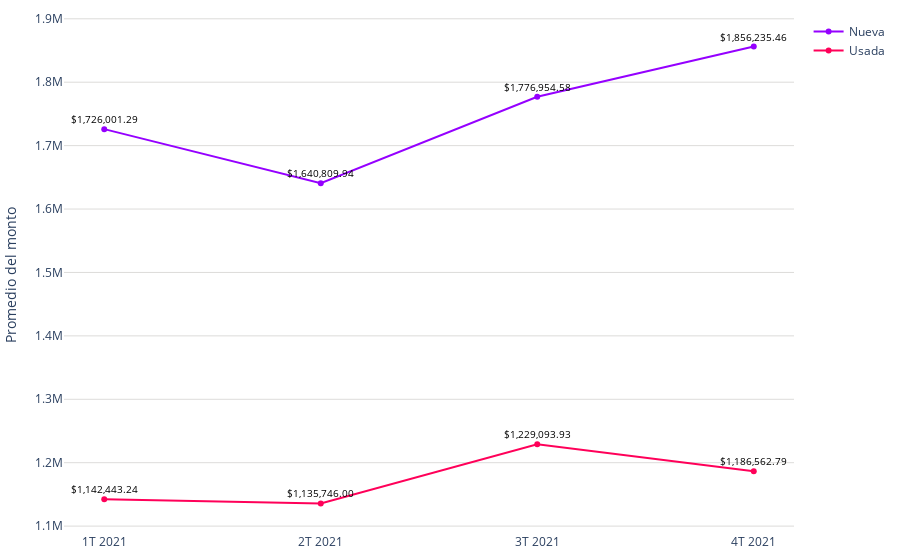

Source (notebook cell):
### Code cell
# Datos
trimestres = promedio_monto_por_modalidad_mes['trimestre']
modalidades = promedio_monto_por_modalidad_mes['modalidad']
promedios = promedio_monto_por_modalidad_mes['promedio']

# Limpiar las cadenas de promedio y convertirlas a números
promedios_limpios = [float(promedio.replace(',', '')) for promedio in promedios]

colors = ['#9500ff', '#ff0059']
fig = go.Figure()

# Agregar líneas para cada modalidad
for i, modalidad in enumerate(modalidades.unique()):
    df_modalidad = promedio_monto_por_modalidad_mes[promedio_monto_por_modalidad_mes['modalidad'] == modalidad]
    fig.add_trace(go.Scatter(
        x=df_modalidad['trimestre'],
        y=df_modalidad['promedio'].apply(lambda x: float(x.replace(',', ''))),  # Usar los promedios limpios
        mode='markers+lines',
        name=modalidad,
        line=dict(color=colors[i % len(colors)])  # Asignar colores a las líneas
    ))

fig.update_layout(
    #title='Promedio de valor de créditos para viviendas nuevas y usadas (2023)',
    #xaxis=dict(title='Trimestre'),
    yaxis=dict(title='Promedio del monto', gridcolor='#dddcda'),
    margin=dict(l=10, r=10, t=10, b=10),  # Ajusta los márgenes (left, right, top, bottom)
    plot_bgcolor='rgba(0,0,0,0)',  # Color de fondo del gráfico
)

# Agregar etiquetas de texto a los puntos con símbolo de dólar
for trace in fig.data:
    df_modalidad = promedio_monto_por_modalidad_mes[promedio_monto_por_modalidad_mes['modalidad'] == trace.name]
    for i, point in enumerate(trace.y):
        # Formatear el promedio con símbolo de dólar
        promedio_con_dolar = f'${df_modalidad.iloc[i]["promedio"]}'
        fig.add_annotation(
            x=trace.x[i],
            y=point,
            text=promedio_con_dolar,
            showarrow=False,
            font=dict(color='black', size=10),
            yshift=10
        )


# Exportar gráfica como archivo HTML
def guardar_grafico_como_html(fig, nombre_archivo, carpeta='assets\graficas'):
    # Crear la carpeta si no existe
    if not os.path.exists(carpeta):
        os.makedirs(carpeta)
    config = {
        'displaylogo': False,  # Ocultar el logo de Plotly
        'modeBarButtonsToRemove': [
            'toImage',       # Botón para guardar como imagen
            'select2d',      # Box select
            'lasso2d',       # Lasso select
            'resetScale2d',  # Reset Axes
        ]
    }
    # Gráfica como archivo HTML en la carpeta especificada
    pio.write_html(fig, f'{carpeta}/{nombre_archivo}.html', config=config)

guardar_grafico_como_html(fig, 'g_scatt_creditos_nuevausada_2021', carpeta='assets\graficas')
fig.show()

### Figure 1 — Plotly figure (JSON) as saved in the notebook; plotly's stock layout.template omitted (floating-point values rounded to 4 significant figures)
{"data": [{"line": {"color": "#9500ff"}, "mode": "markers+lines", "name": "Nueva", "type": "scatter", "x": ["1T 2021", "2T 2021", "3T 2021", "4T 2021"], "y": [1726000.0, 1641000.0, 1777000.0, 1856000.0]}, {"line": {"color": "#ff0059"}, "mode": "markers+lines", "name": "Usada", "type": "scatter", "x": ["1T 2021", "2T 2021", "3T 2021", "4T 2021"], "y": [1142000.0, 1135746, 1229000.0, 1187000.0]}], "layout": {"annotations": [{"font": {"color": "black", "size": 10}, "showarrow": false, "text": "$1,726,001.29", "x": "1T 2021", "y": 1726000.0, "yshift": 10}, {"font": {"color": "black", "size": 10}, "showarrow": false, "text": "$1,640,809.94", "x": "2T 2021", "y": 1641000.0, "yshift": 10}, {"font": {"color": "black", "size": 10}, "showarrow": false, "text": "$1,776,954.58", "x": "3T 2021", "y": 1777000.0, "yshift": 10}, {"font": {"color": "black", "size": 10}, "showarrow": false, "text": "$1,856,235.46", "x": "4T 2021", "y": 1856000.0, "yshift": 10}, {"font": {"color": "black", "size": 10}, "showarrow": false, "text": "$1,142,443.24", "x": "1T 2021", "y": 1142000.0, "yshift": 10}, {"font": {"color": "black", "size": 10}, "showarrow": false, "text": "$1,135,746.00", "x": "2T 2021", "y": 1135746, "yshift": 10}, {"font": {"color": "black", "size": 10}, "showarrow": false, "text": "$1,229,093.93", "x": "3T 2021", "y": 1229000.0, "yshift": 10}, {"font": {"color": "black", "size": 10}, "showarrow": false, "text": "$1,186,562.79", "x": "4T 2021", "y": 1187000.0, "yshift": 10}], "margin": {"b": 10, "l": 10, "r": 10, "t": 10}, "plot_bgcolor": "rgba(0,0,0,0)", "yaxis": {"gridcolor": "#dddcda", "title": {"text": "Promedio del monto"}}}}
